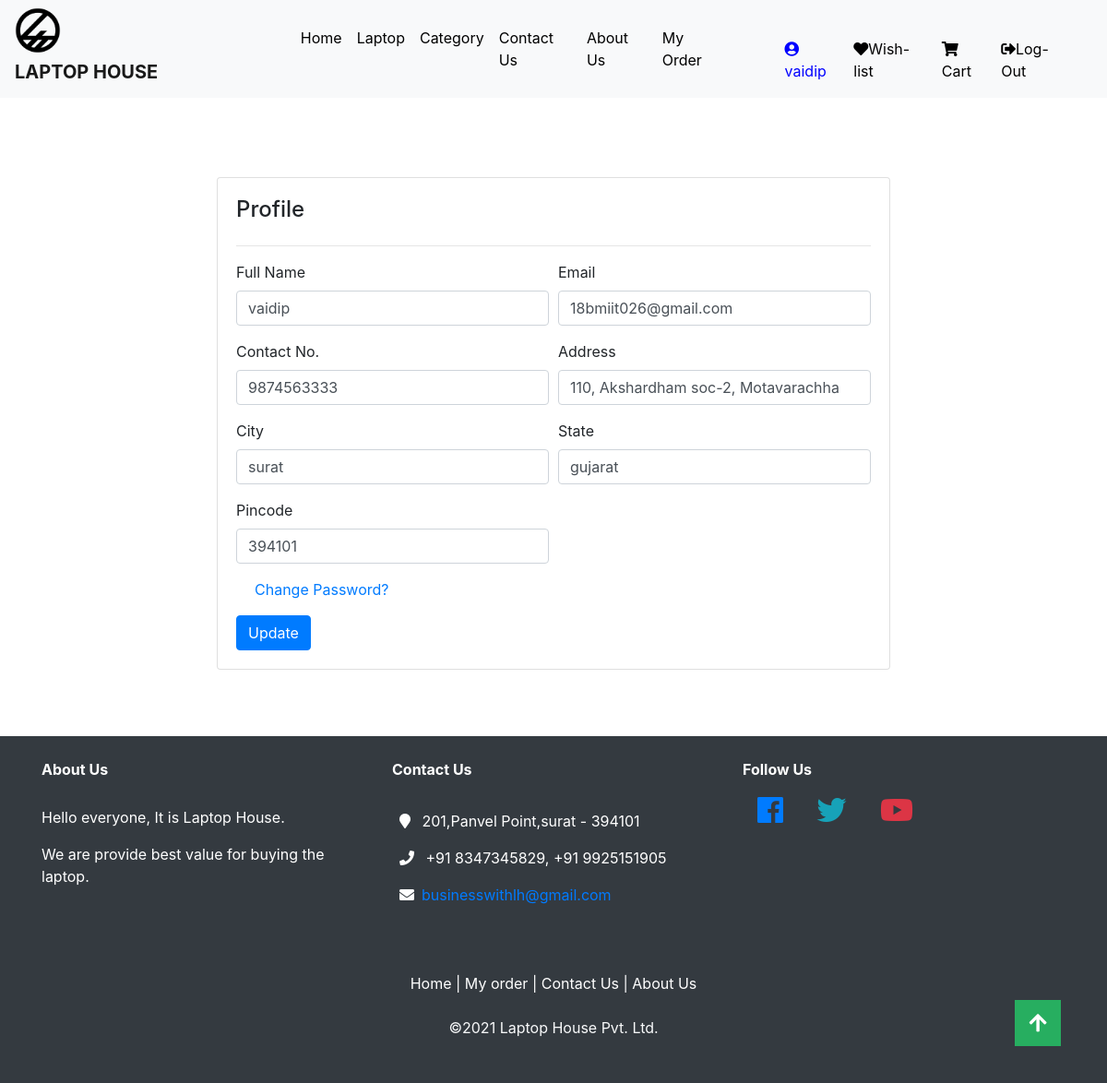
/profile.php (signed in), run on the app's committed database.
### tables this page shows
CREATE TABLE `tbl_registration` (
  `user_id` int(4) NOT NULL,
  `name` varchar(50) NOT NULL,
  `contact_no` bigint(10) NOT NULL,
  `email_id` varchar(50) NOT NULL,
  `password` varchar(12) NOT NULL,
  `address` varchar(50) NOT NULL,
  `city` varchar(20) NOT NULL,
  `state` varchar(20) NOT NULL,
  `pincode` int(6) NOT NULL,
  `status` int(11) NOT NULL
);

### profile.php (the view, shortened to what this page needs)
<?php
include("header.php");
?>
    <?php
        include ("db.php");
        $fname=$state=$email=$address=$city=$pincode="";
        $contact=$id=0;
        $getdata="select * from tbl_registration where email_id='".$_SESSION['uname']."'";
        if($result = mysqli_query($con,$getdata))
            {
                if(mysqli_num_rows($result)>0)
                {
                    while($row=mysqli_fetch_array($result))
                    {
                        $fname=$row['name'];
                        $contact=$row['contact_no'];
                        $email=$row['email_id'];
                        $address=$row['address'];
                        $city=$row['city'];
                        $state=$row['state'];
                        $pincode=$row['pincode'];
                    }
                }
            }
        ?>
<br><br>   <br><br> <br><br> <br><br>
<div class="container">
    <div class="row">
        <div class="col-md-8 mx-auto">
            <div class="card">
                <div class="card-body">
                    <div class="row">
                        <div class="col">
                                <h4> Profile</h4>
                        </div>
                    </div><hr>
                    <form method="POST" action="#">
                          <div class="form-row">
                            <div class="form-group col-md-6">
                              <label for="inputName4">Full Name</label>
                              <input type="text" name="fname" class="form-control" id="inputName4" pattern="^[a-zA-Z]*$" title="Enter Letters Only" required value="<?php echo $fname; ?>">
                            </div>
                            <div class="form-group col-md-6">
                              <label for="inputEmail4">Email</label>
                              <input type="text" name="email" class="form-control" id="inputEmail4" pattern="^[_a-z0-9-]+(\.[_a-z0-9-]+)*@[a-z0-9-]+(\.[a-z0-9-]+)*(\.[a-z]{2,3})$" title="Enter valid email ID" required value="<?php echo $email; ?>">
                            </div>
                          </div>
                          <div class="form-row">
                            <div class="form-group col-md-6">
                              <label for="inputContact4">Contact No.</label>
                              <input type="text" name="phone" class="form-control" id="inputContact4" pattern="^[6-9]{1}[0-9]{9}$" title="Enter valid Mobile No" required value="<?php echo $contact; ?>">
                            </div>
                            <div class="form-group col-md-6">
                              <label for="inputAddress">Address</label>
                              <input type="text" name="address" class="form-control" id="inputAddress" required value="<?php echo $address; ?>">
                            </div>
                          </div>
                          <div class="form-row">
                            <div class="form-group col-md-6">
                              <label for="inputCity">City</label>
                              <input type="text" name="city" class="form-control" id="inputCity" pattern="^[a-zA-Z]*$" title="Enter Letters Only" required value="<?php echo $city; ?>">
                            </div>
                            <div class="form-group col-md-6">
                              <label for="inputContact4">State</label>
                              <input type="text" name="state" class="form-control" id="inputContact4" pattern="^[a-zA-Z]*$" title="Enter Letters Only" required value="<?php echo $state; ?>">
                            </div>
                          </div>
                          <div class="form-row">
                            <div class="form-group col-md-6">
                              <label for="inputCity">Pincode</label>
                              <input type="text" name="pincode" class="form-control" id="inputCity" pattern="^[0-9]\d{5}$" title="Enter 6 Digits Only" required value="<?php echo $pincode; ?>">
                            </div>
                          </div>
                          <div class="form-row">
                            <div class="form-group col-md-6">
                                <a href="changepassword.php" style="margin-left:20px">Change Password?</a>
                            </div>
                          </div>
                      <button type="submit" name="update" class="btn btn-primary">Update</button>
                  </form>
               </div>
            </div>
          </div>
     </div>
</div>
<br><br>
<?php include("footer.php");?>
</body>
</html>

### header.php (shortened to what this page needs)
<!DOCTYPE html>
<html lang="en">
<head>
<link rel="stylesheet" href="https://stackpath.bootstrapcdn.com/bootstrap/4.5.2/css/bootstrap.min.css">
<link rel="stylesheet" href="https://maxcdn.bootstrapcdn.com/font-awesome/4.7.0/css/font-awesome.min.css">
<link rel="stylesheet" href="https://use.fontawesome.com/releases/v5.7.0/css/all.css">
<link rel="stylesheet" href="css/style5.css" type="text/css">
<link rel="stylesheet" href="https://maxcdn.bootstrapcdn.com/bootstrap/4.0.0/css/bootstrap.min.css">
</head>
<body>
<div class="bs-example">
    <nav class="navbar navbar-expand-md navbar-light bg-light fixed-top" style="height:auto;">
    <div class="logo"><img src="lhlogo.png" alt="LH" style="height:50px;width:50px;margin-right:auto;">
    <a href="index.php" class="navbar-brand" style="margin-right:100px"><b>LAPTOP HOUSE</b></a>
    </div>
        <div class="collapse navbar-collapse justify-content-between" id="navbarCollapse">
            <div class="navbar-nav">
                <a href="index.php" class="nav-item nav-link" style="color:black;">Home</a>
                <a href="filter.php" class="nav-item nav-link" style="color:black;">Laptop</a>
                <div class="dropdown">
                  <a href="#" class="dropbtn nav-item nav-link" style="color:black;">Category</a>
                </div>
                <a href="contactus.php" class="nav-item nav-link" style="color:black;">Contact Us</a>
                <a href="aboutus.php" class="nav-item nav-link" style="color:black;">About Us</a>
                <?php if(isset($_SESSION['uname']))
                    {
                   ?>
                <a href="yourorder.php" class="nav-item nav-link" style="color:black;">My Order</a>
                <?php } ?>
            </div>
            <div class="navbar-nav" style="margin:0px 15px 0px 50px;margin-top:5px;">
        <?php
        if (empty($_SESSION['uname']) && empty($_SESSION['aname'])) {
        ?>
           <a href="Login.php" class="nav-item nav-link"  style="margin-top:15px;color:black;"><i class="fas fa-user"style="margin-top:5px;"></i>Log-in</a>
        <?php
        } else {
            include 'db.php';
            $select = "select * from tbl_registration where email_id='".$_SESSION['uname']."'";
            $result = mysqli_query($con,$select);
            $num = mysqli_num_rows($result);
            $name="";
            if($num > 0)
            {
                while($row = mysqli_fetch_array($result))
                {
                    $name = $row['name'];
                }
            }
        ?>
         <a href="profile.php" class="nav-item nav-link"  style="margin-top:15px;color:blue;"><i class="fas fa-user-circle" style="margin-top:7px;"></i><?php echo $name; ?></a>
            <a href="wish_list.php" class="nav-item nav-link" style="margin-top:15px;color:black;" ><i class="fas fa-heart" style="margin-top:7px;"></i>Wish-list</a>
           <a href="cart.php" class="nav-item nav-link" style="margin-top:15px;color:black;"><i class="fas fa-shopping-cart" style="margin-top:7px;"></i>Cart</a>
           <a href="logout.php"  style="margin-top:15px;color:black;" class="nav-item nav-link"><i class="fas fa-sign-out-alt" style="margin-top:7px;"></i>Log-Out</a>
            </div>
        <?php
        }
        ?>
      </div>
    </nav>
</div>

### css/style5.css (style rules this page uses)
body { padding: 0%; margin: 0%; font-family: sans-serif; background: white; }

### header.php (style rules this page uses)
.bs-example { margin: auto; }
.dropdown { position: relative; display: inline-block; }

### footer.php (style rules this page uses)
html { scroll-behavior: smooth; }

### data on the page
tbl_registration: name "vaidip", fname "vaidip", email "18bmiit026@gmail.com", phone "9874563333", address "110, Akshardham soc-2, Motavarachha", city "surat", state "gujarat", pincode "394101"
